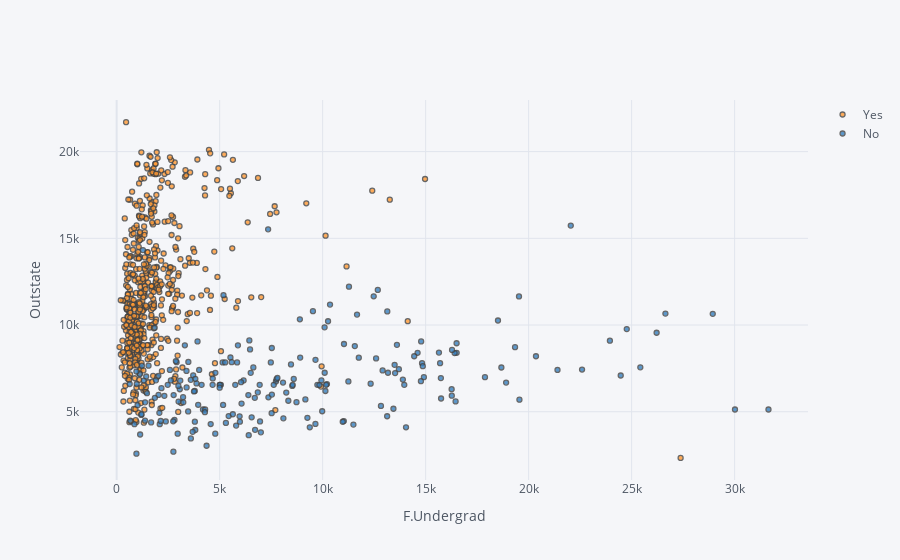

Write notebook code for a chart like this one.
### Markdown cell above
**Create a scatterplot of F.Undergrad versus Outstate where the points are colored by the Private column.**

### Code cell
data.iplot(kind='scatter',x='F.Undergrad',y='Outstate', mode='markers',size=5,categories='Private',xTitle='F.Undergrad',yTitle='Outstate')

### Figure 1 — Plotly figure (JSON) as saved in the notebook; plotly's stock layout.template omitted (floating-point values rounded to 4 significant figures; data arrays with more than 128 entries replaced by an {"elided": "..."} marker saying what was removed)
{"data": [{"marker": {"color": "rgba(255, 153, 51, 1.0)", "line": {"width": 1.3}, "opacity": 0.8, "size": 5, "symbol": "circle"}, "mode": "markers", "name": "Yes", "textfont": {"color": "#4D5663"}, "type": "scatter", "x": {"elided": "565 int values"}, "y": {"elided": "565 int values"}}, {"marker": {"color": "rgba(55, 128, 191, 1.0)", "line": {"width": 1.3}, "opacity": 0.8, "size": 5, "symbol": "circle"}, "mode": "markers", "name": "No", "textfont": {"color": "#4D5663"}, "type": "scatter", "x": {"elided": "212 int values"}, "y": {"elided": "212 int values"}}], "layout": {"legend": {"bgcolor": "#F5F6F9", "font": {"color": "#4D5663"}}, "paper_bgcolor": "#F5F6F9", "plot_bgcolor": "#F5F6F9", "title": {"font": {"color": "#4D5663"}}, "xaxis": {"gridcolor": "#E1E5ED", "showgrid": true, "tickfont": {"color": "#4D5663"}, "title": {"font": {"color": "#4D5663"}, "text": "F.Undergrad"}, "zerolinecolor": "#E1E5ED"}, "yaxis": {"gridcolor": "#E1E5ED", "showgrid": true, "tickfont": {"color": "#4D5663"}, "title": {"font": {"color": "#4D5663"}, "text": "Outstate"}, "zerolinecolor": "#E1E5ED"}}}
